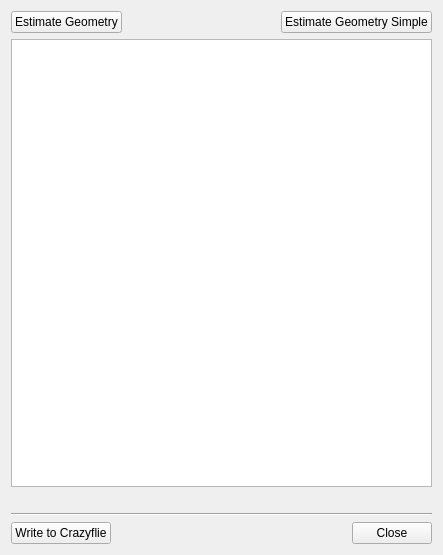
<?xml version="1.0" encoding="UTF-8"?>
<ui version="4.0">
 <class>Form</class>
 <widget class="QWidget" name="Form">
  <property name="windowModality">
   <enum>Qt::ApplicationModal</enum>
  </property>
  <property name="geometry">
   <rect>
    <x>0</x>
    <y>0</y>
    <width>443</width>
    <height>555</height>
   </rect>
  </property>
  <property name="windowTitle">
   <string>Basestation Geometry Managment</string>
  </property>
  <layout class="QVBoxLayout" name="verticalLayout_4">
   <item>
    <layout class="QVBoxLayout" name="verticalLayout">
     <item>
      <layout class="QHBoxLayout" name="horizontalLayout">
       <item>
        <widget class="QPushButton" name="_estimate_geometry_button">
         <property name="text">
          <string>Estimate Geometry</string>
         </property>
        </widget>
       </item>
       <item>
        <spacer name="horizontalSpacer_2">
         <property name="orientation">
          <enum>Qt::Horizontal</enum>
         </property>
         <property name="sizeHint" stdset="0">
          <size>
           <width>40</width>
           <height>20</height>
          </size>
         </property>
        </spacer>
       </item>
       <item>
        <widget class="QPushButton" name="_estimate_geometry_simple_button">
         <property name="text">
          <string>Estimate Geometry Simple</string>
         </property>
        </widget>
       </item>
      </layout>
     </item>
     <item>
      <widget class="QTableView" name="_table_view"/>
     </item>
     <item>
      <layout class="QHBoxLayout" name="horizontalLayout_4">
       <item>
        <spacer name="horizontalSpacer_3">
         <property name="orientation">
          <enum>Qt::Horizontal</enum>
         </property>
         <property name="sizeHint" stdset="0">
          <size>
           <width>40</width>
           <height>20</height>
          </size>
         </property>
        </spacer>
       </item>
      </layout>
     </item>
     <item>
      <widget class="Line" name="line">
       <property name="orientation">
        <enum>Qt::Horizontal</enum>
       </property>
      </widget>
     </item>
     <item>
      <layout class="QHBoxLayout" name="horizontalLayout_2">
       <item>
        <widget class="QPushButton" name="_write_to_cf_button">
         <property name="text">
          <string>Write to Crazyflie</string>
         </property>
        </widget>
       </item>
       <item>
        <spacer name="horizontalSpacer">
         <property name="orientation">
          <enum>Qt::Horizontal</enum>
         </property>
         <property name="sizeHint" stdset="0">
          <size>
           <width>40</width>
           <height>20</height>
          </size>
         </property>
        </spacer>
       </item>
       <item>
        <widget class="QPushButton" name="_close_button">
         <property name="text">
          <string>Close</string>
         </property>
        </widget>
       </item>
      </layout>
     </item>
    </layout>
   </item>
  </layout>
 </widget>
 <resources/>
 <connections/>
</ui>
